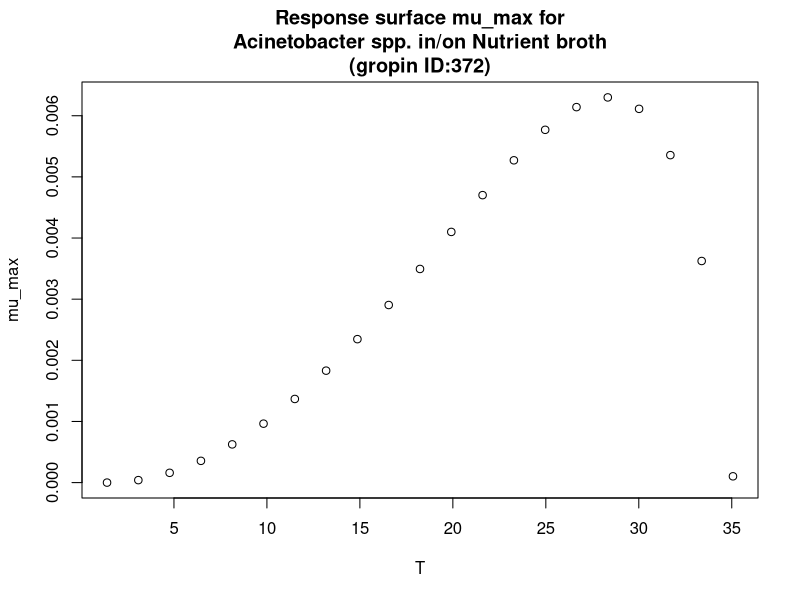

R code for this plot:
#############################
# start of Parameter script
#############################
T <- seq(1.4014,35.0649350649351,length.out=21)
#############################
# end of Parameter script
#############################
############################# 
# start of Model script Gropin ID 372 
#############################
 
# constant coefficients for this model
 
variables <- data.frame(T)
argumentsPar <- expand.grid(variables)
 
# heart of the model
response_surface <- function(T) {
   mumax <-(6.3*(10^-3)*(T-35.1)*((T-1.4)^2))/((28.4-1.4)*((28.4-1.4)*(T-28.4)-(28.4-35.1)*(28.4+1.4-2*T)))

return(mumax=mumax)
} 

# output parameters
mumax <- cbind(argumentsPar,response_surface(argumentsPar['T']))
colnames(mumax) <- c(colnames(argumentsPar),'mumax')
#############################
# End of Model script
#############################
############################# 
# start of Visualisation script Gropin ID 372 
#############################
plot(T,mumax$mumax,
                          xlab='T',
                          ylab='mu_max',main='Response surface mu_max for
Acinetobacter spp. in/on Nutrient broth
(gropin ID:372)')
#############################
# End of Visualisation script
#############################
